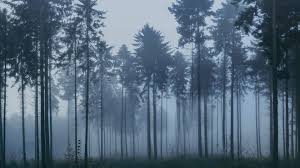
#> input picture scriptsImagens/3.3/imagemNublada.png, 300 x 168 px
$ python histograma02.py
#> lines starting #> are read from the running program, lines starting #| are printed output that depends on the picture
import cv2
import matplotlib.pyplot as plt
import numpy as np

# --- Função para plotar histograma (para facilitar) ---
def plotar_hist(ax, imagem_cinza, titulo):
    """Plota um histograma em um eixo (ax) do matplotlib."""
    hist = cv2.calcHist([imagem_cinza], [0], None, [256], [0, 256])
    ax.plot(hist, color='black')
    ax.set_title(titulo)
    ax.set_xlabel("Intensidade")
    ax.set_ylabel("Frequência")
    ax.set_xlim([0, 256])
    ax.grid(True, linestyle='--', alpha=0.5)

# --- Carregar Imagem Base ---
# Tente usar uma imagem que tenha um bom balanço inicial
imagem_base = cv2.imread('imagemNublada.png')
#> imagem_base is the input picture: shape (168, 300, 3); mean B, G, R 122.5, 104.5, 85.1

if imagem_base is None:
    print("Erro: Imagem não encontrada. Verifique o caminho.")
else:
    # Converter para tons de cinza uma vez
    imagem_cinza = cv2.cvtColor(imagem_base, cv2.COLOR_BGR2GRAY)
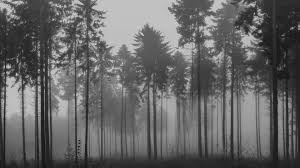
#> imagem_cinza: shape (168, 300); min 13, max 219, mean 100.8

    # --- 1. Criar Imagem Escura ---
    # Diminui o brilho subtraindo um valor (clipa em 0)
    # A função `convertScaleAbs` com alpha<1 também escurece
    img_escura = cv2.convertScaleAbs(imagem_cinza, alpha=0.7, beta=-50)
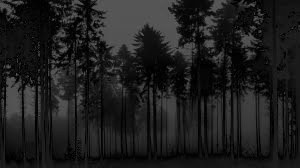
#> img_escura: shape (168, 300); min 0, max 103, mean 29.6

    # --- 2. Criar Imagem Clara ---
    # Aumenta o brilho adicionando um valor (clipa em 255)
    img_clara = cv2.convertScaleAbs(imagem_cinza, alpha=1.0, beta=80)
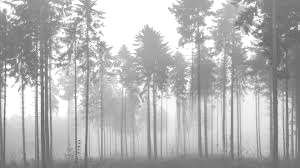
#> img_clara: shape (168, 300); min 93, max 255, mean 179.3

    # --- 3. Criar Imagem de Baixo Contraste ---
    # "Espreme" o histograma: alpha < 1
    # "Centraliza" o histograma: beta
    img_baixo_contraste = cv2.convertScaleAbs(imagem_cinza, alpha=0.4, beta=80)
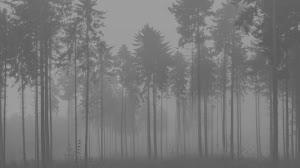
#> img_baixo_contraste: shape (168, 300); min 85, max 168, mean 120.3

    # --- 4. Criar Imagem de Alto Contraste (Exemplo de "Conserto") ---
    # A melhor forma de mostrar alto contraste é "consertando" o histograma
    # Esta é a EQUALIZAÇÃO DE HISTOGRAMA!
    img_alto_contraste = cv2.equalizeHist(imagem_cinza)
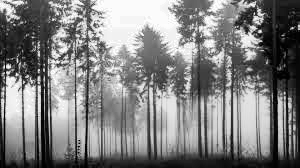
#> img_alto_contraste: shape (168, 300); min 0, max 255, mean 128.4

    # --- Montar o Slide de 4 Quadrantes ---

    # Cria uma figura grande com 4 linhas e 2 colunas
    fig, axs = plt.subplots(4, 2, figsize=(12, 18))

    # Linha 1: Imagem Escura
    axs[0, 0].imshow(img_escura, cmap='gray', vmin=0, vmax=255)
    axs[0, 0].set_title("1. Imagem Escura")
    axs[0, 0].axis('off') # Desliga eixos
    plotar_hist(axs[0, 1], img_escura, "Histograma (Agrupado à Esquerda)")
#> in plotar_hist, `hist = cv2.calcHist([imagem_cinza], [0], None, [256], [0, 256])`: hist = 256 values, max 1680 at index 16, min 0 at index 99, mean 196.9

    # Linha 2: Imagem Clara
    axs[1, 0].imshow(img_clara, cmap='gray', vmin=0, vmax=255)
    axs[1, 0].set_title("2. Imagem Clara")
    axs[1, 0].axis('off')
    plotar_hist(axs[1, 1], img_clara, "Histograma (Agrupado à Direita)")

    # Linha 3: Baixo Contraste
    axs[2, 0].imshow(img_baixo_contraste, cmap='gray', vmin=0, vmax=255)
    axs[2, 0].set_title("3. Imagem de Baixo Contraste")
    axs[2, 0].axis('off')
    plotar_hist(axs[2, 1], img_baixo_contraste, "Histograma (Centralizado e Estreito)")

    # Linha 4: Alto Contraste
    axs[3, 0].imshow(img_alto_contraste, cmap='gray', vmin=0, vmax=255)
    axs[3, 0].set_title("4. Imagem de Alto Contraste (Equalizada)")
    axs[3, 0].axis('off')
    plotar_hist(axs[3, 1], img_alto_contraste, "Histograma (Espalhado / 'Consertado')")

    # Ajusta o layout para não sobrepor títulos
    plt.tight_layout()

    # Salva a imagem para seu slide!
    plt.savefig("slide_4_quadrantes.png", dpi=150)
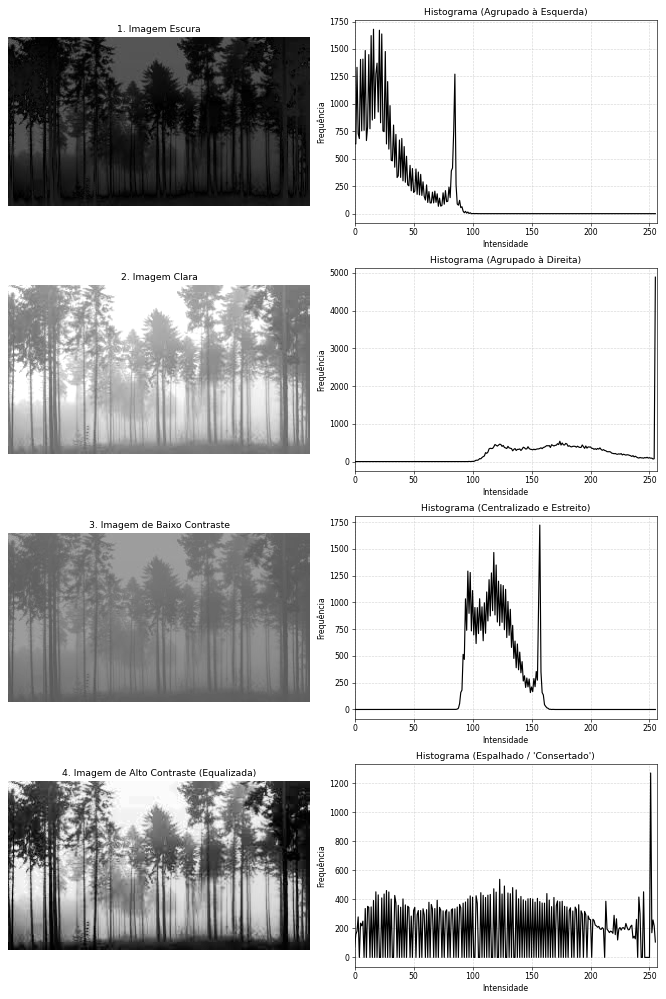
#> figure drawn by matplotlib, 8 panels; panel 2: curve peaks at x = 16, y = 1680; panel 4: curve peaks at x = 255, y = 4885; panel 6: curve peaks at x = 157, y = 1723; panel 8: curve peaks at x = 251, y = 1271

    print("Imagem 'slide_4_quadrantes.png' salva no diretório!")
    print("Exibindo o gráfico... Feche a janela para terminar.")
    plt.show()
